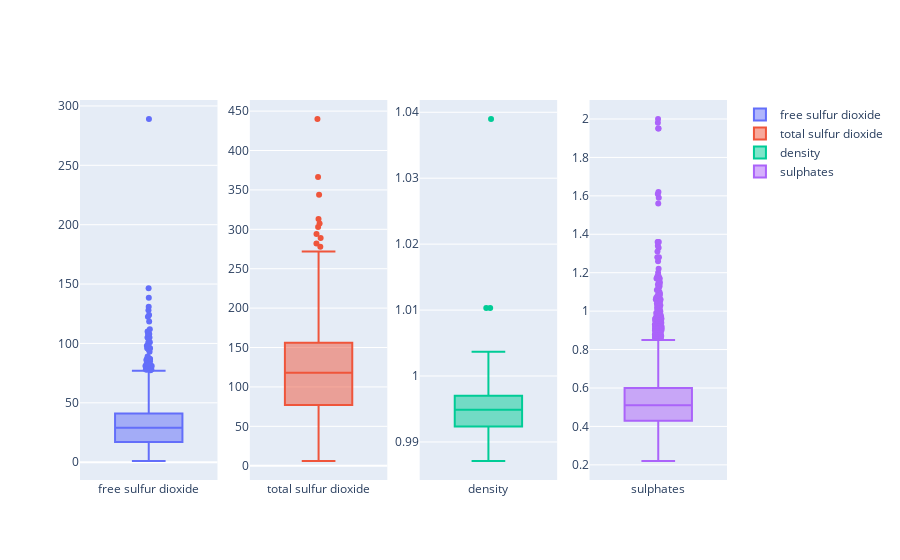

Notebook code for this chart:
### Code cell
vars = ['free sulfur dioxide', 'total sulfur dioxide', 'density', 'sulphates',]
fig = make_subplots(rows=1, cols=len(vars))
for i, var in enumerate(vars):
    fig.add_trace(
        go.Box(y=df_combined[var],
        name=var),
        row=1, col=i+1
    )

fig.update_traces(boxpoints='outliers', jitter=.1)

### Figure 1 — Plotly figure (JSON) as saved in the notebook; plotly's stock layout.template omitted (floating-point values rounded to 4 significant figures; data arrays with more than 128 entries replaced by an {"elided": "..."} marker saying what was removed)
{"data": [{"boxpoints": "outliers", "jitter": 0.1, "name": "free sulfur dioxide", "type": "box", "xaxis": "x", "y": {"elided": "6497 float values"}, "yaxis": "y"}, {"boxpoints": "outliers", "jitter": 0.1, "name": "total sulfur dioxide", "type": "box", "xaxis": "x2", "y": {"elided": "6497 float values"}, "yaxis": "y2"}, {"boxpoints": "outliers", "jitter": 0.1, "name": "density", "type": "box", "xaxis": "x3", "y": {"elided": "6497 float values"}, "yaxis": "y3"}, {"boxpoints": "outliers", "jitter": 0.1, "name": "sulphates", "type": "box", "xaxis": "x4", "y": {"elided": "6497 float values"}, "yaxis": "y4"}], "layout": {"autosize": true, "xaxis": {"anchor": "y", "autorange": true, "domain": [0, 0.2125], "range": [-0.5, 0.5], "type": "category"}, "xaxis2": {"anchor": "y2", "autorange": true, "domain": [0.2625, 0.475], "range": [-0.5, 0.5], "type": "category"}, "xaxis3": {"anchor": "y3", "autorange": true, "domain": [0.525, 0.7375], "range": [-0.5, 0.5], "type": "category"}, "xaxis4": {"anchor": "y4", "autorange": true, "domain": [0.7875, 1], "range": [-0.5, 0.5], "type": "category"}, "yaxis": {"anchor": "x", "autorange": true, "domain": [0, 1], "range": [-15, 305], "type": "linear"}, "yaxis2": {"anchor": "x2", "autorange": true, "domain": [0, 1], "range": [-18.11, 464.1], "type": "linear"}, "yaxis3": {"anchor": "x3", "autorange": true, "domain": [0, 1], "range": [0.9842, 1.042], "type": "linear"}, "yaxis4": {"anchor": "x4", "autorange": true, "domain": [0, 1], "range": [0.1211, 2.099], "type": "linear"}}}
